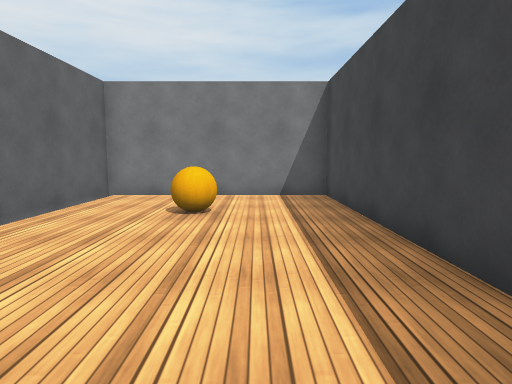
[1] (above)

24 first-person views from a walk through a 3-D level made in the Unity game engine. The camera is 1.2 m above the floor, tilts 6° down and sees 75° across. The floor is counted in squares, 1 m on a side. Each view is taken from the middle of a square. On the plan, view 1 faces up. The plan holds only what a view shows up to about 14 squares ahead; the rest is blank. The place goes on beyond the plan. The player character is not drawn. Surface patterns are stand-ins for the level's own textures.

[2]
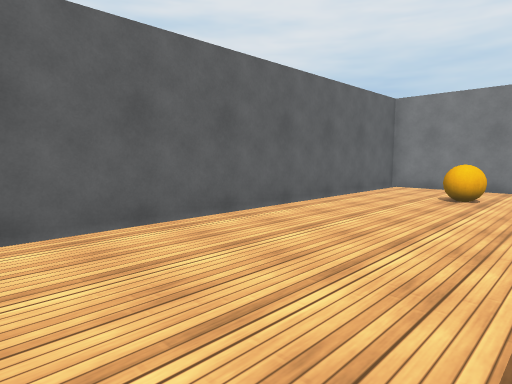

[3]
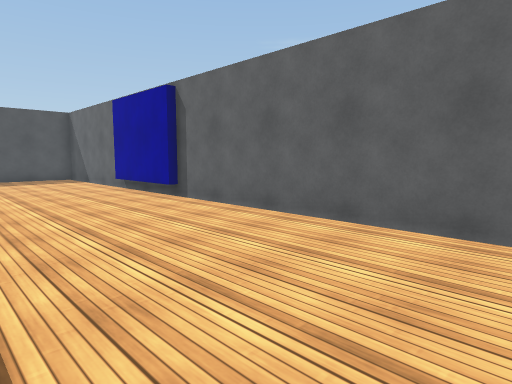

[4]
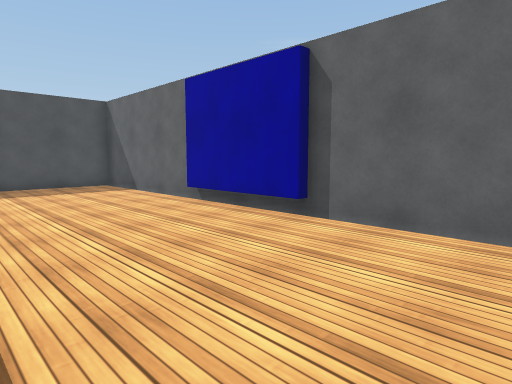

[5]
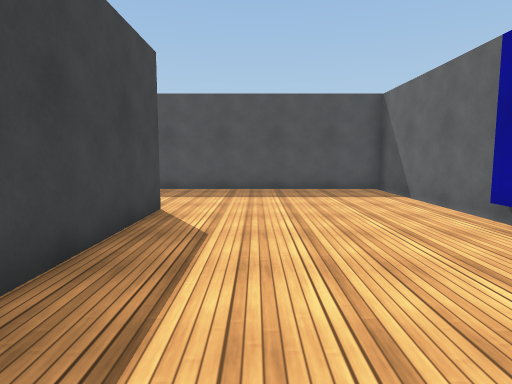

[6]
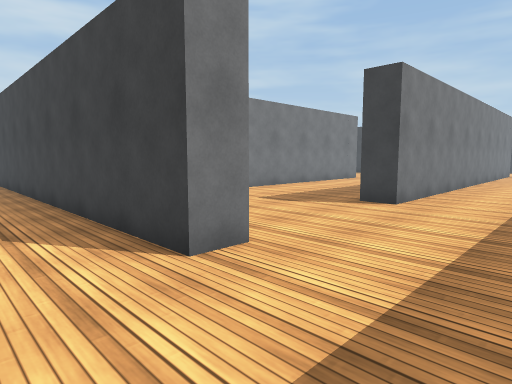

[7]
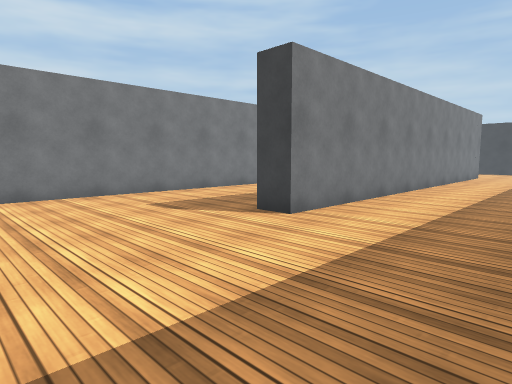

[8]
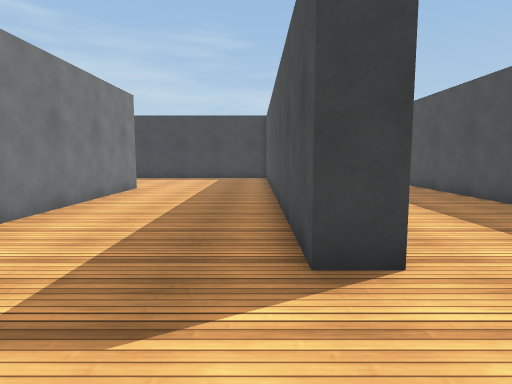

[9]
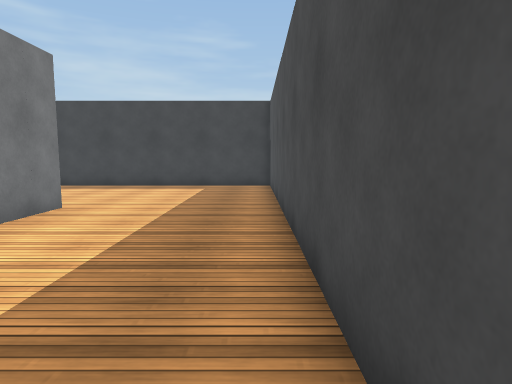

[10]
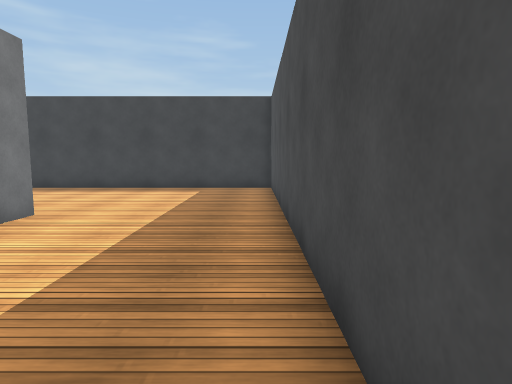

[11]
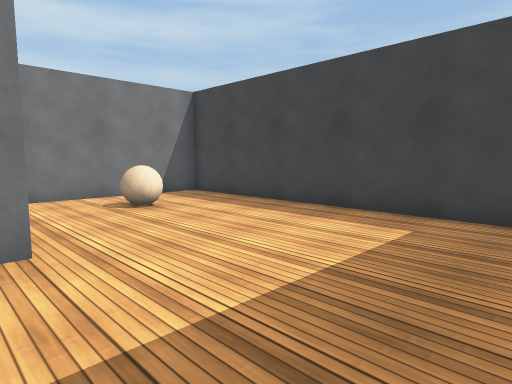

[12]
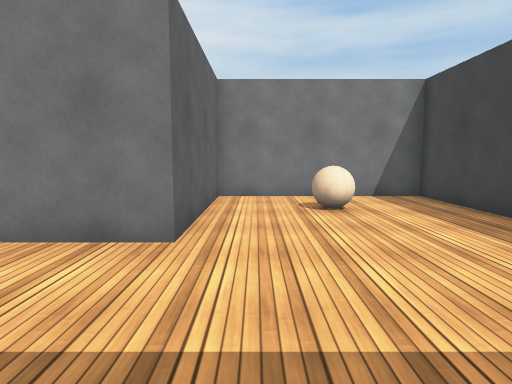

[13]
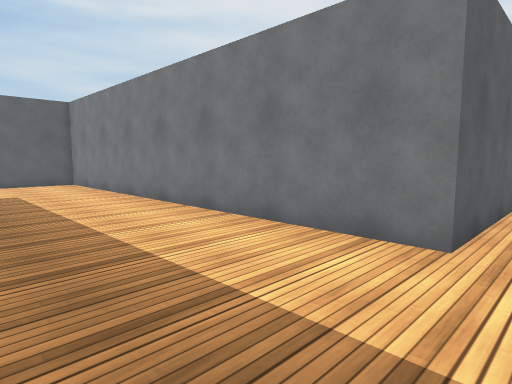

[14]
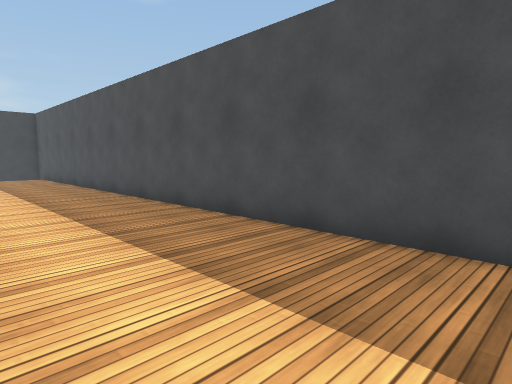

[15]
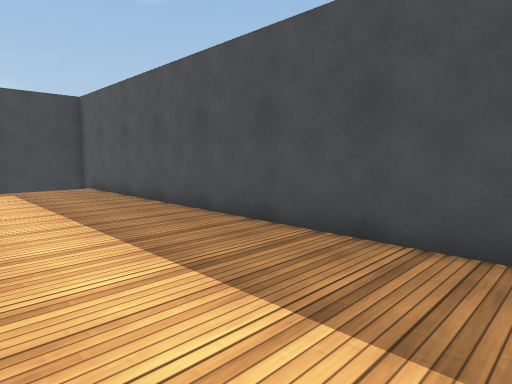

[16]
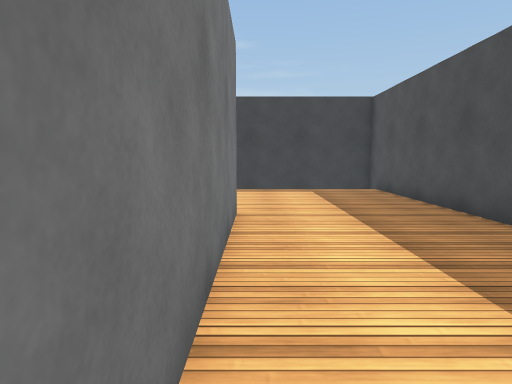

[17]
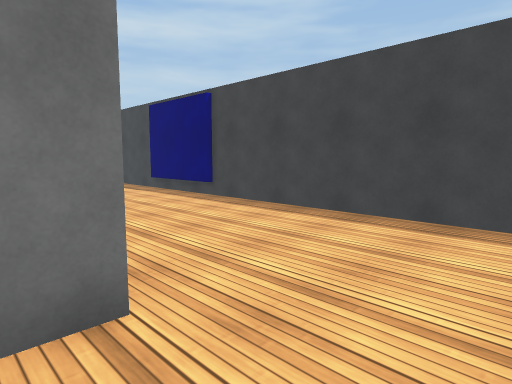

[18]
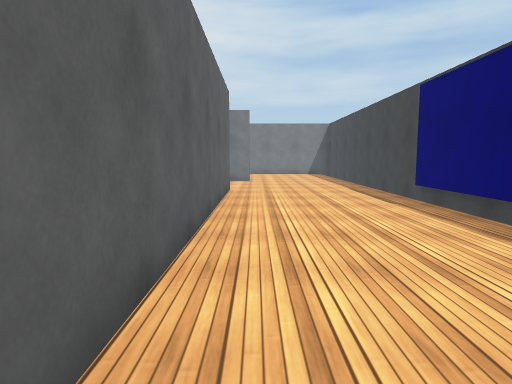

[19]
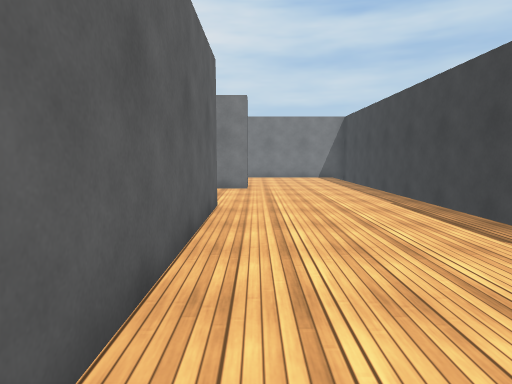

[20]
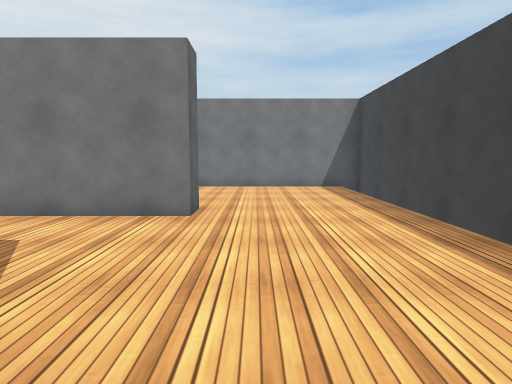

[21]
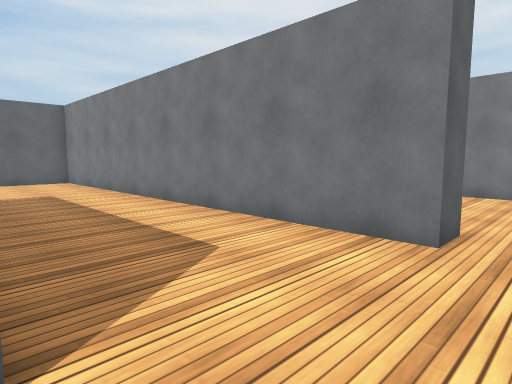

[22]
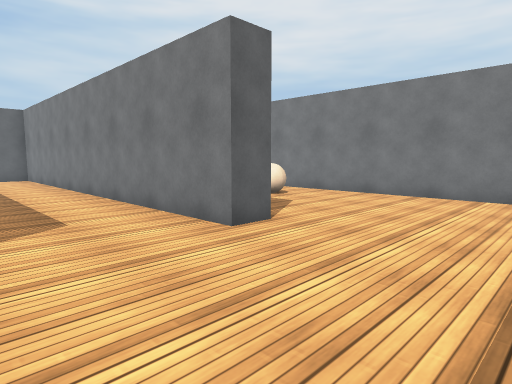

[23]
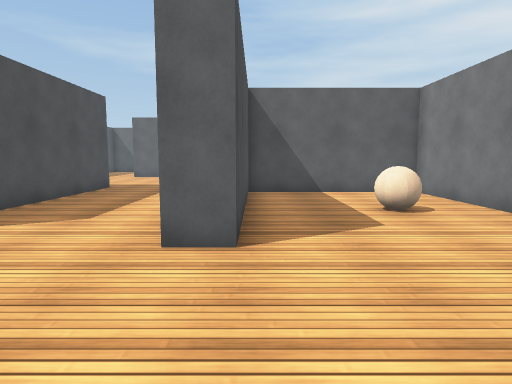

[24]
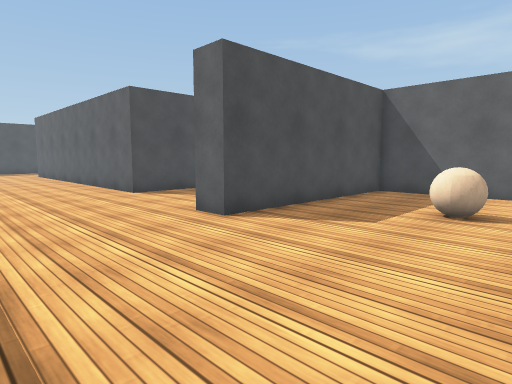

### Floor plan
Points are (right, up) in squares from view 1. A wall is a line through its corners. A room is listed if a view was taken in it or the views show most of it. See-through windows are left out.
Room 1 (views 1, 2, 3, 4, 5, 6, 7, 8, 9, 10, 11, 12, 13, 14, 15, 16, 17, 18, 19, 20, 21, 22, 23, 24)
walls: (16.8, -0.8) (25, -0.8) (25, -11.9); (10.1, 2.1) (10.1, 1.1); (3.2, -7.8) (3.2, -10); (3.2, -13.6) (2.2, -13.6) (2.2, -0.1); (2.2, 2.8) (2.2, 10.5) (-4.7, 10.5) (-4.7, -18.5) (3.6, -18.5); (10.5, -18.5) (31.1, -18.5) (31.1, -6.6); (25.1, -13.6) (8.4, -13.6) (8.4, -12.6) (24, -12.6) (24, -1.8) (17.9, -1.8) (17.9, -7.4) (3.6, -7.4); (-4.4, -8.1) (-4.4, -12.2); (30.9, -6.9) (30.9, -2.8); (31.1, -4.5) (31.1, 10.5) (18.5, 10.5) (18.5, 4.7) (25.7, 4.7) (25.7, 3.7) (11.8, 3.7)
low walls: (31.1, -6.5) (31.1, -4.6)
objects: brown ball (-1, 7); ball (21, -4); ball (22, 8) to (23, 8)

Positions as (right, up) in squares from view 1, and headings:
1: (0, 0), facing up
2: (1, -3), facing up-left
3: (1, 1), facing down-left
4: (1, -4), facing down-left
5: (0, -6), facing down
6: (0, -17), facing up-right
7: (3, -18), facing up-right
8: (5, -12), facing right
9: (10, -12), facing right
10: (11, -12), facing right
11: (17, -12), facing up-right
12: (19, -12), facing up
13: (19, -12), facing up-left
14: (10, -14), facing down-right
15: (17, -14), facing down-right
16: (18, -14), facing right
17: (24, -16), facing up-right
18: (26, -13), facing up
19: (26, -9), facing up
20: (27, -3), facing up
21: (27, -1), facing up-left
22: (30, 0), facing up-left
23: (30, 5), facing left
24: (30, 10), facing down-left
